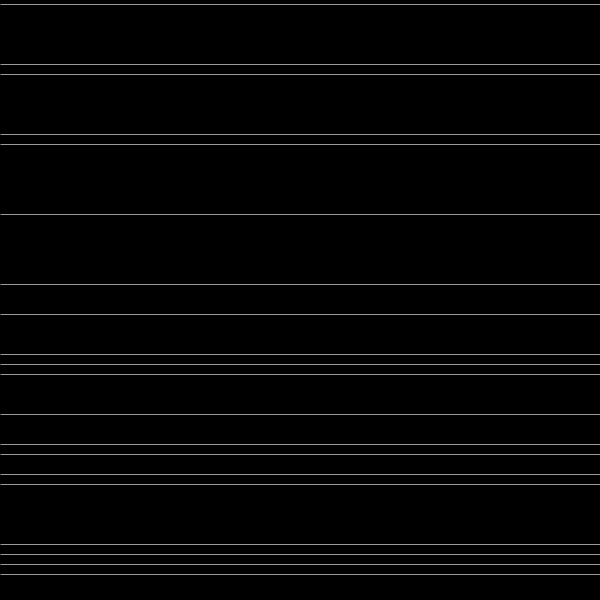
Frame 1 (no input)
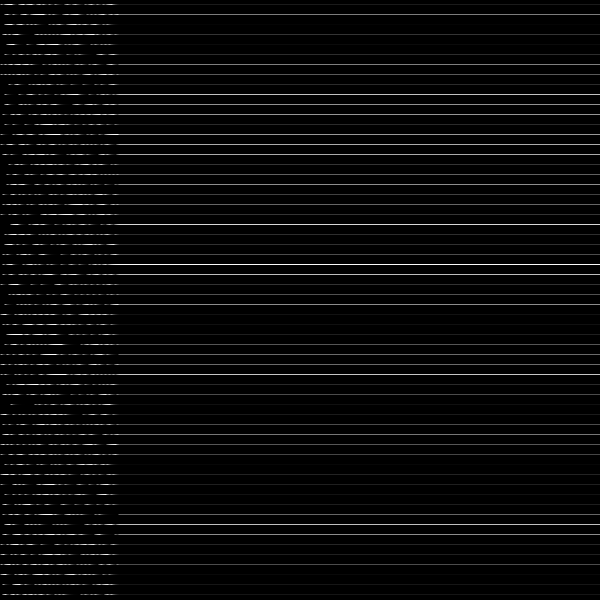
Frame 60 (the mouse pressed at the canvas centre just before this capture)
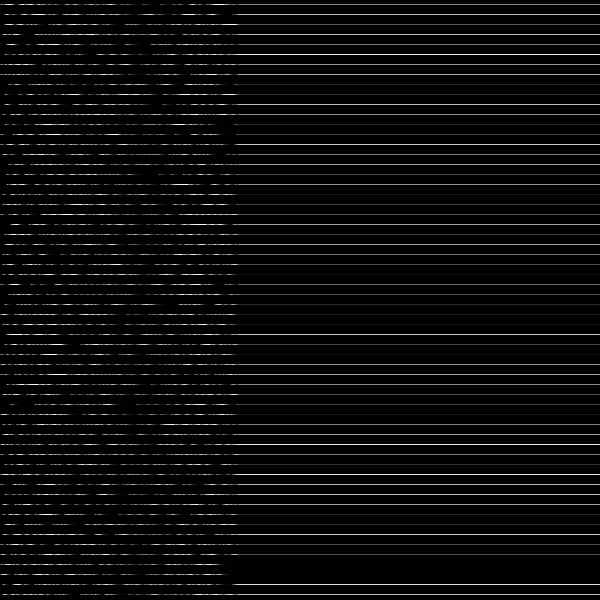
Frame 120 (the mouse held since frame 60 and released just before this capture)

The Processing sketch that drew these frames (run headless with seeded random() and noise(); from frame 60 on, the mouse is pressed at the canvas centre):

// Processing sketch: build
// ── build.pde
color [] colors = {#000000, #FFFFFF, #000000, #FFFFFF}; // theme colours
float t = 0; 
float x;

void setup() {
  size(600, 600);
  background(colors[0]);
}

void draw() {

  float n = noise(t);
  float colorsIndex = map(n, 0, 1, 0, 4);

  strokeWeight(n);
  strokeCap(SQUARE);
  translate(0,4);
  for (int i = 0; i < height; i+=10) {
    stroke(colors[(int)random(colorsIndex)]);
    line(x, i, width, i);
  }  
  t+=0.01;
  x+=2;
  if(x==width) {
    x=0;
  }
}
